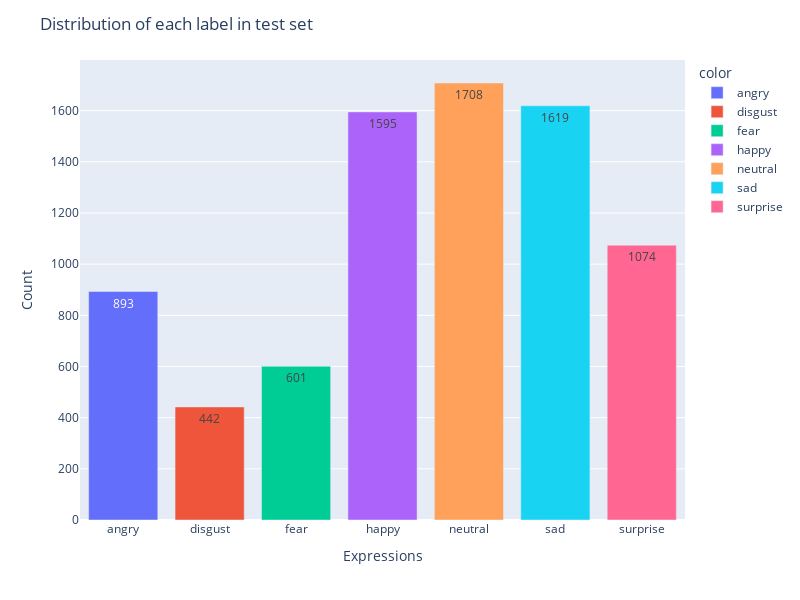

Here is the notebook cell this chart was saved with:
### Code cell
labels = ["angry", "disgust", "fear", "happy", "neutral", "sad", "surprise"]
fig = px.bar(x=labels, y=class_count_in_test_set, color=labels)

fig.update_layout(
    title="Distribution of each label in test set",
    xaxis_title="Expressions",
    yaxis_title="Count",
    height=600,
    width=800,
)

fig.update_traces(texttemplate="%{y}", textposition="inside")

fig.show()

### Figure 1 — Plotly figure (JSON) as saved in the notebook; plotly's stock layout.template omitted (floating-point values rounded to 4 significant figures)
{"data": [{"alignmentgroup": "True", "hovertemplate": "color=angry<br>x=%{x}<br>y=%{y}<extra></extra>", "legendgroup": "angry", "marker": {"color": "#636efa", "pattern": {"shape": ""}}, "name": "angry", "offsetgroup": "angry", "orientation": "v", "showlegend": true, "textposition": "inside", "texttemplate": "%{y}", "type": "bar", "x": ["angry"], "xaxis": "x", "y": [893], "yaxis": "y"}, {"alignmentgroup": "True", "hovertemplate": "color=disgust<br>x=%{x}<br>y=%{y}<extra></extra>", "legendgroup": "disgust", "marker": {"color": "#EF553B", "pattern": {"shape": ""}}, "name": "disgust", "offsetgroup": "disgust", "orientation": "v", "showlegend": true, "textposition": "inside", "texttemplate": "%{y}", "type": "bar", "x": ["disgust"], "xaxis": "x", "y": [442], "yaxis": "y"}, {"alignmentgroup": "True", "hovertemplate": "color=fear<br>x=%{x}<br>y=%{y}<extra></extra>", "legendgroup": "fear", "marker": {"color": "#00cc96", "pattern": {"shape": ""}}, "name": "fear", "offsetgroup": "fear", "orientation": "v", "showlegend": true, "textposition": "inside", "texttemplate": "%{y}", "type": "bar", "x": ["fear"], "xaxis": "x", "y": [601], "yaxis": "y"}, {"alignmentgroup": "True", "hovertemplate": "color=happy<br>x=%{x}<br>y=%{y}<extra></extra>", "legendgroup": "happy", "marker": {"color": "#ab63fa", "pattern": {"shape": ""}}, "name": "happy", "offsetgroup": "happy", "orientation": "v", "showlegend": true, "textposition": "inside", "texttemplate": "%{y}", "type": "bar", "x": ["happy"], "xaxis": "x", "y": [1595], "yaxis": "y"}, {"alignmentgroup": "True", "hovertemplate": "color=neutral<br>x=%{x}<br>y=%{y}<extra></extra>", "legendgroup": "neutral", "marker": {"color": "#FFA15A", "pattern": {"shape": ""}}, "name": "neutral", "offsetgroup": "neutral", "orientation": "v", "showlegend": true, "textposition": "inside", "texttemplate": "%{y}", "type": "bar", "x": ["neutral"], "xaxis": "x", "y": [1708], "yaxis": "y"}, {"alignmentgroup": "True", "hovertemplate": "color=sad<br>x=%{x}<br>y=%{y}<extra></extra>", "legendgroup": "sad", "marker": {"color": "#19d3f3", "pattern": {"shape": ""}}, "name": "sad", "offsetgroup": "sad", "orientation": "v", "showlegend": true, "textposition": "inside", "texttemplate": "%{y}", "type": "bar", "x": ["sad"], "xaxis": "x", "y": [1619], "yaxis": "y"}, {"alignmentgroup": "True", "hovertemplate": "color=surprise<br>x=%{x}<br>y=%{y}<extra></extra>", "legendgroup": "surprise", "marker": {"color": "#FF6692", "pattern": {"shape": ""}}, "name": "surprise", "offsetgroup": "surprise", "orientation": "v", "showlegend": true, "textposition": "inside", "texttemplate": "%{y}", "type": "bar", "x": ["surprise"], "xaxis": "x", "y": [1074], "yaxis": "y"}], "layout": {"barmode": "relative", "height": 600, "legend": {"title": {"text": "color"}, "tracegroupgap": 0}, "margin": {"t": 60}, "title": {"text": "Distribution of each label in test set"}, "width": 800, "xaxis": {"anchor": "y", "domain": [0, 1], "title": {"text": "Expressions"}}, "yaxis": {"anchor": "x", "domain": [0, 1], "title": {"text": "Count"}}}}
